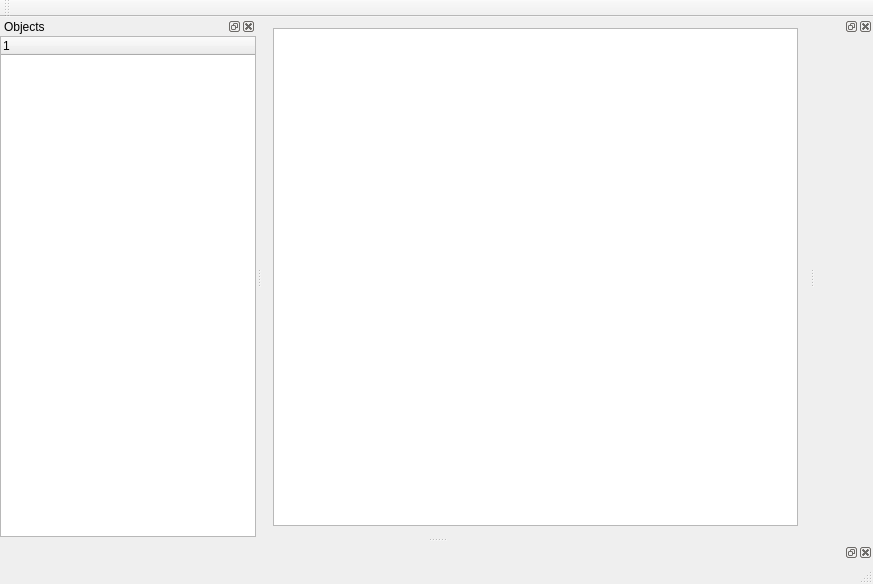
<?xml version="1.0" encoding="UTF-8"?>
<ui version="4.0">
 <class>EasyVulkanEditorClass</class>
 <widget class="QMainWindow" name="EasyVulkanEditorClass">
  <property name="geometry">
   <rect>
    <x>0</x>
    <y>0</y>
    <width>873</width>
    <height>584</height>
   </rect>
  </property>
  <property name="windowTitle">
   <string>EasyVulkanEditor</string>
  </property>
  <widget class="QWidget" name="centralWidget">
   <layout class="QGridLayout" name="gridLayout_2">
    <item row="0" column="0">
     <widget class="QGraphicsView" name="graphicsView"/>
    </item>
   </layout>
  </widget>
  <widget class="QMenuBar" name="menuBar">
   <property name="geometry">
    <rect>
     <x>0</x>
     <y>0</y>
     <width>873</width>
     <height>23</height>
    </rect>
   </property>
  </widget>
  <widget class="QToolBar" name="mainToolBar">
   <attribute name="toolBarArea">
    <enum>TopToolBarArea</enum>
   </attribute>
   <attribute name="toolBarBreak">
    <bool>false</bool>
   </attribute>
  </widget>
  <widget class="QStatusBar" name="statusBar"/>
  <widget class="QDockWidget" name="dockWidget">
   <property name="windowTitle">
    <string>Objects</string>
   </property>
   <attribute name="dockWidgetArea">
    <number>1</number>
   </attribute>
   <widget class="QWidget" name="dockWidgetContents">
    <layout class="QGridLayout" name="gridLayout">
     <property name="leftMargin">
      <number>0</number>
     </property>
     <property name="topMargin">
      <number>0</number>
     </property>
     <property name="rightMargin">
      <number>0</number>
     </property>
     <property name="bottomMargin">
      <number>0</number>
     </property>
     <item row="0" column="0">
      <widget class="QTreeWidget" name="objectTree">
       <column>
        <property name="text">
         <string notr="true">1</string>
        </property>
       </column>
      </widget>
     </item>
    </layout>
   </widget>
  </widget>
  <widget class="QDockWidget" name="dockWidget_2">
   <attribute name="dockWidgetArea">
    <number>2</number>
   </attribute>
   <widget class="QWidget" name="dockWidgetContents_3"/>
  </widget>
  <widget class="QDockWidget" name="dockWidget_3">
   <property name="allowedAreas">
    <set>Qt::BottomDockWidgetArea|Qt::LeftDockWidgetArea</set>
   </property>
   <attribute name="dockWidgetArea">
    <number>8</number>
   </attribute>
   <widget class="QWidget" name="dockWidgetContents_4"/>
  </widget>
 </widget>
 <layoutdefault spacing="6" margin="11"/>
 <resources>
  <include location="EasyVulkanEditor.qrc"/>
 </resources>
 <connections/>
</ui>
